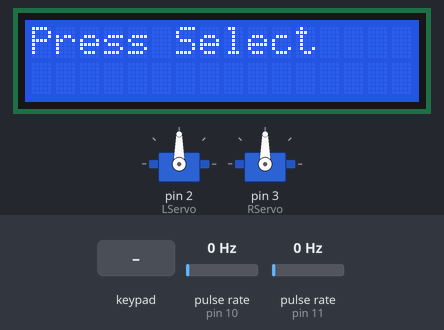
The sketch below on a simulated Arduino Uno, built with avr-gcc and run on an emulated ATmega328P. Parts: 16×2 character LCD, 2 × servo. Wiring (inferred from the names in the program): 2 × pulse sensor: data pin 10 / data pin 11. The inputs (shaded band) are chosen by the test bench; at power-on: pulse rate (sensors on pin 10, pin 11) 0 Hz. What the sketch prints to the serial monitor is not drawn.

Above: at 1.2 s.
1.3 s: key 'S' pressed
At 2.0 s:
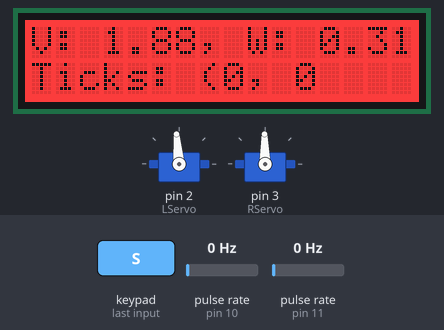
3.0 s: pulse rate (sensor on pin 10) set to 4 Hz
At 3.38 s:
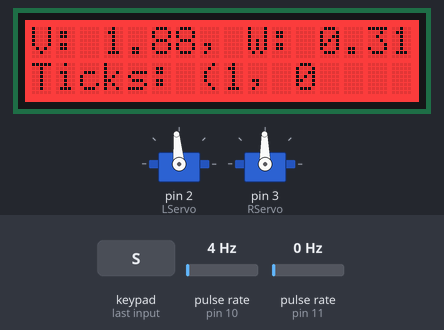
4.7 s: pulse rate (sensor on pin 11) set to 4 Hz
At 5.1 s:
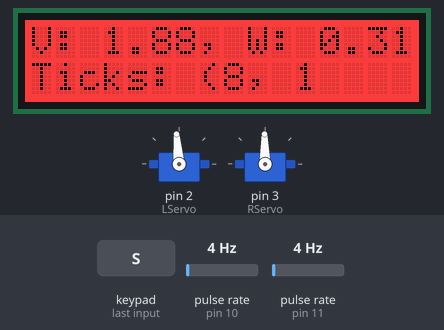
6.4 s: pulse rate (sensor on pin 10) set to 50 Hz
At 8.0 s:
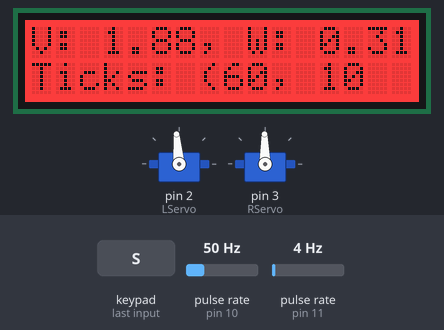
8.6 s: pulse rate (sensor on pin 10) set to 0 Hz
At 10.0 s:
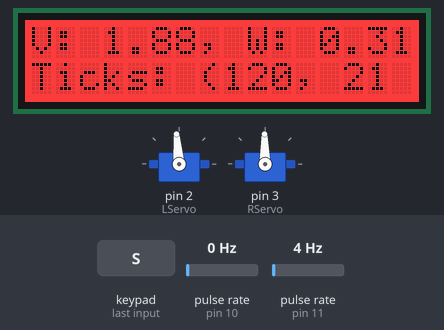
10.1 s: pulse rate (sensor on pin 11) set to 50 Hz
At 11.7 s:
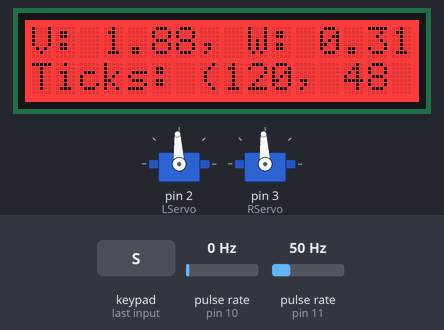
Timing chart, 0 to 13.2 s (numbered marks = the images above; inputs shaded):
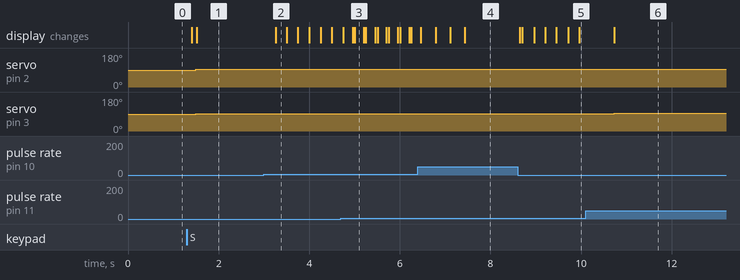

The sketch:

task4.ino
```cpp
#include <Servo.h>
#include <PinChangeInt.h>
#include <Adafruit_RGBLCDShield.h>
#include <utility/Adafruit_MCP23017.h>
Adafruit_RGBLCDShield lcd = Adafruit_RGBLCDShield();
#include "MyEncoders.h"
#include "MyServos.h"
#include "SShapeParams.h"

Servo LServo, RServo;
char message[80];

float v, w;
int t=0;

void setup()
{
  lcd.begin(16,2);
  lcd.clear();
  lcd.setCursor(0,0);
  lcd.print("Press Select");

  initEncoders();
  Serial.begin(9600);
	LServo.attach(2);
	RServo.attach(3);

  w = 3.14159f/(float)(PARAM_Y);
  v = PARAM_R1 * w;
  calibrate2();
  resetCounts();


}

void loop()
{

  uint8_t buttons = lcd.readButtons();
  //Serial.println(buttons);
  if((buttons & BUTTON_SELECT))
  {
    //setSpeedsvw(4.0f, 1.0f);
    SShapeSetup();
    lcd.clear();
    lcd.setCursor(0,0);
    lcd.print("Press Select");
    lcd.setBacklight(WHITE);
  }

  if((buttons & BUTTON_DOWN))
    setSpeeds(0,0);
     // Serial.print("speedL: ");
    //  Serial.print(speeds[0]);
    //  Serial.print("        speedR: ");
    //  Serial.println(speeds[1]);

   delay(100);

}
```

MyEncoders.h
```cpp
#ifndef __MY_ENCODERS__
#define __MY_ENCODERS__
#include <PinChangeInt.h>
#define Lservo 2
#define Rservo 3
#define Lencoder 10
#define Rencoder 11
volatile unsigned long Lticks;
volatile unsigned long Rticks;
volatile float LdeltaT;
volatile float RdeltaT;
volatile float timeL, timeR;

//this function sets the tick counts to 0
void resetCounts()
{
	Lticks = 0;
	Rticks = 0;
}

//this function should return the left and right tickcounts
// since either the start of the program or the last
//call to the function resetCounts()
void getCounts(unsigned long counts[])
{
	counts[0] = Lticks;
	counts[1] = Rticks;
}


//this function should return the instantaneous speeds of the wheels
//meassured in revolutions per second.
void getSpeeds(float speeds[])
{
  unsigned long now = millis();

  LdeltaT = now - timeL;
  RdeltaT = now - timeR;
//f = 1/T = 1/(32*deltaT)
	speeds[0] = (float)Lticks/(32.0f*LdeltaT) * 1000.0f;
	speeds[1] = (float)Rticks/(32.0f*RdeltaT) * 1000.0f;

 timeL = timeR = millis();

 resetCounts();
}

void LinterruptFunction()
{
	//float now = millis();
	//LdeltaT = (now - timeL);
	//timeL = millis();
		Lticks++;
}
void RinterruptFunction()
{
	//float now = millis();
	//RdeltaT = (now - timeR);
	//timeR = millis();
		Rticks++;
}

//this function should include whatever code necessary to initialize this module
void initEncoders()
{
    timeL = millis();
    timeR = timeL;

    pinMode(Lencoder, INPUT_PULLUP);
	attachPinChangeInterrupt(Lencoder, LinterruptFunction, FALLING);

	pinMode(Rencoder, INPUT_PULLUP);
	attachPinChangeInterrupt(Rencoder, RinterruptFunction, FALLING);
}


#endif
```

MyServos.h
```cpp
#ifndef __MY_SERVOS__
#define __MY_SERVOS__

#define SAMPLESIZE 41
//NOTE: you are allowed to modify this file as long as the functions
//implement the requested functionality
extern Servo LServo, RServo;
float calibratedL[SAMPLESIZE], calibratedR[SAMPLESIZE];

//this function should set the left and right speeds of the wheel
//when both inputs are positive the robot should move forward
//when both inputs are negative the robot should move backward
//microsLeft should encode the left wheel velocity and viceversa
//NOTE: REQUIRES -100 TO 100 RANGE FOR INPUTS
void setSpeeds(int speedL, int speedR)
{
  char message[80];

  sprintf(message,"Setting speeds (%d, %d)", speedL, speedR);
  Serial.println(message);
  speedL = constrain(speedL, -100, 100);
  speedR = constrain(speedR, -100, 100);

  sprintf(message, "Constrained: (%d, %d)", speedL, speedR);
  Serial.println(message);

  int tmpL = map(speedL, -100, 100, 1300, 1700);
  int tmpR = map(speedR, -100, 100, 1700, 1300);
  LServo.writeMicroseconds(tmpL);
  RServo.writeMicroseconds(tmpR);

  sprintf(message, "micros: (%d, %d)", tmpL, tmpR);
  Serial.println(message);

}

//same as the function setSpeeds, but the inputs now indicate
//the revolutions per second (rps) at which each wheel should spin
void setSpeedsRPS(float rpsLeft, float rpsRight)
{
  float microsLesser, microsGreater, micros, rps;
  int speeds[2];
  int greater, lesser, direction, start, end;

  for(int t=0; t<2; t++)
  {
    if(t==0)
      rps = rpsLeft;
    if(t==1)
      rps = rpsRight;
    //edge case for wheel not moving.
    if(rps == 0.0f)
    {
      micros = 0.0f;
      speeds[t] = (int)micros;
    }
    else
    {
      //wheel moves forward, filling 2nd half of calibrated array
      if(rps > 0.0f)
      {
        direction = 1;
        start = (SAMPLESIZE-1)/2;
        end = SAMPLESIZE-1;
      }
      else
      {
        //wheel moves reverse, filling 1st half of calibrated array
        direction = -1;
        start = (SAMPLESIZE-1)/2;
        end = 0;
        rps *= -1.0f;
      }

      int i= start;
      //increment i until rps is not greater or bound is reached
      if(t == 0)
        while(rps > calibratedL[i] && i >= 0 && i < SAMPLESIZE)
        {
          if(direction == 1)
            i++;
          else
            --i;
        }
      if(t == 1)
        while(rps > calibratedR[i] && i >= 0 && i < SAMPLESIZE)
        {
          if(direction == 1)
            i++;
          else
            --i;
        }

      //edge cases for array bounds
      if(i == SAMPLESIZE)
        micros = 100.0f;
      else if(i < 0)
        micros = -100.0f;
      else
      {
        lesser = i-direction;
        greater = i;

        if(direction == 1)
        {
          microsLesser = map(lesser, start, end, 0, 100);
          microsGreater = map(greater, start, end, 0, 100);
        }
        else if(direction == -1)
        {
          microsLesser = map(lesser, end, start, -100, 0);
          microsGreater = map(greater, end, start, -100, 0);
        }

        if(t == 0)
          micros = map(rps, calibratedL[lesser], calibratedL[greater], microsLesser, microsGreater);
        if(t == 1)
          micros = map(rps, calibratedR[lesser], calibratedR[greater], microsLesser, microsGreater);

        speeds[t] = (int)micros;
      }
    }
  }

  Serial.print("requested rps (");
  Serial.print(rpsLeft);
  Serial.print(", ");
  Serial.print(rpsRight);
  Serial.println(")");

  setSpeeds(speeds[0], speeds[1]);
}

//same as the function setSpeeds, but the inputs now indicate
//the inches per second (ips) at which each wheel should spin
void setSpeedsIPS(float ipsLeft, float ipsRight)
{
  float ipr = 2.0f * 3.141f * 1.305f;  //inches per revolution
  float tmpL, tmpR;
  tmpL = ipsLeft/ipr;
  tmpR = ipsRight/ipr;

  Serial.print("requested ips L: ");
  Serial.print(ipsLeft);
  Serial.print(",     R: ");
  Serial.println(ipsRight);
  setSpeedsRPS(tmpL, tmpR);
}


//this function is meant for doing whatever necessary for the
//functions 'setSpeedsIPS' and 'setSpeedsRPS' to work properly
void calibrate()
{

  int speed;
  float speeds[2];

  getSpeeds(speeds);

  Serial.println("Calibrating ...");

  lcd.clear();
  lcd.setCursor(0, 0);
  lcd.print("Calibrating...");

  for(int i=0; i< SAMPLESIZE; i++)
  {

      speed = map(i, 0, SAMPLESIZE-1, -100, 100);
      setSpeeds(speed, -speed);

      lcd.setCursor(0, 1);
      lcd.print("speed: ");
      lcd.print(speed);

      delay(2000);
      getSpeeds(speeds);
      calibratedL[i]= speeds[0];
      calibratedR[i]= speeds[1];

/*      //Serial.print("AAA");
	  Serial.print(i);
	  //Serial.print("BBB");
	  Serial.print(speeds[0]);
	  //Serial.println("CCC");

	  //Serial.print("DDD");
	  Serial.print(i);
	  //Serial.print("BBB");
	  Serial.print(speeds[1]);
	  //Serial.println("CCC");*/


      Serial.print("i="); Serial.print(speed);
      Serial.print(",         L: ");
      Serial.print(calibratedL[i]);
      Serial.print(",         R: ");
      Serial.println(calibratedR[i]);

  }

  setSpeeds(0,0);
  Serial.println("Calibration done.\n");
}

void calibrate2()
{
	Serial.println("Loading calibration values from static code...");
	calibratedL[0] = 0.70f;
	calibratedR[0] = 0.70f;
	calibratedL[1] = 0.72f;
	calibratedR[1] = 0.72f;
	calibratedL[2] = 0.72f;
	calibratedR[2] = 0.73f;
	calibratedL[3] = 0.70f;
	calibratedR[3] = 0.72f;
	calibratedL[4] = 0.72f;
	calibratedR[4] = 0.73f;
	calibratedL[5] = 0.72f;
	calibratedR[5] = 0.73f;
	calibratedL[6] = 0.72f;
	calibratedR[6] = 0.72f;
	calibratedL[7] = 0.70f;
	calibratedR[7] = 0.73f;
	calibratedL[8] = 0.70f;
	calibratedR[8] = 0.72f;
	calibratedL[9] = 0.69f;
	calibratedR[9] = 0.70f;
	calibratedL[10] = 0.69f;
	calibratedR[10] = 0.70f;
	calibratedL[11] = 0.66f;
	calibratedR[11] = 0.69f;
	calibratedL[12] = 0.64f;
	calibratedR[12] = 0.66f;
	calibratedL[13] = 0.61f;
	calibratedR[13] = 0.62f;
	calibratedL[14] = 0.56f;
	calibratedR[14] = 0.58f;
	calibratedL[15] = 0.48f;
	calibratedR[15] = 0.50f;
	calibratedL[16] = 0.37f;
	calibratedR[16] = 0.41f;
	calibratedL[17] = 0.30f;
	calibratedR[17] = 0.31f;
	calibratedL[18] = 0.17f;
	calibratedR[18] = 0.19f;
	calibratedL[19] = 0.08f;
	calibratedR[19] = 0.09f;
	calibratedL[20] = 0.00f;
	calibratedR[20] = 0.00f;
	calibratedL[21] = 0.03f;
	calibratedR[21] = 0.03f;
	calibratedL[22] = 0.12f;
	calibratedR[22] = 0.12f;
	calibratedL[23] = 0.25f;
	calibratedR[23] = 0.27f;
	calibratedL[24] = 0.33f;
	calibratedR[24] = 0.36f;
	calibratedL[25] = 0.44f;
	calibratedR[25] = 0.45f;
	calibratedL[26] = 0.52f;
	calibratedR[26] = 0.53f;
	calibratedL[27] = 0.58f;
	calibratedR[27] = 0.59f;
	calibratedL[28] = 0.61f;
	calibratedR[28] = 0.62f;
	calibratedL[29] = 0.66f;
	calibratedR[29] = 0.67f;
	calibratedL[30] = 0.67f;
	calibratedR[30] = 0.67f;
	calibratedL[31] = 0.70f;
	calibratedR[31] = 0.70f;
	calibratedL[32] = 0.70f;
	calibratedR[32] = 0.72f;
	calibratedL[33] = 0.70f;
	calibratedR[33] = 0.72f;
	calibratedL[34] = 0.72f;
	calibratedR[34] = 0.72f;
	calibratedL[35] = 0.73f;
	calibratedR[35] = 0.73f;
	calibratedL[36] = 0.72f;
	calibratedR[36] = 0.73f;
	calibratedL[37] = 0.73f;
	calibratedR[37] = 0.72f;
	calibratedL[38] = 0.72f;
	calibratedR[38] = 0.73f;
	calibratedL[39] = 0.73f;
	calibratedR[39] = 0.73f;
	calibratedL[40] = 0.72f;
	calibratedR[40] = 0.73f;
}


//this function should make the robot move with a linear speed of v
//measured in inches per second, and an angular speed of w
//in rads per second. Positive ws should indicate a counterclockwise spin.
void setSpeedsvw(float v, float w)
{
  float vL, vR, dr, R;

  //R = radius of circle


  //dr = half the distance from wheel to wheel
  dr = 2.10f;

  if (w < 0)
  {
  	R = v / -w;
  	vL = -w * (R+dr);
    vR = -w * (R-dr);
  }
  else if (w > 0)
  {
  	R = v / w;
  	vL = w * (R-dr);
  	vR = w * (R+dr);
  }
  else
  {
  	vL = 0.0f;
  	vR = 0.0f;
  }

  Serial.print("vL: ");
  Serial.print(vL);
  Serial.print(", vR: ");
  Serial.println(vR);
  setSpeedsIPS(vL, vR);
}


#endif
```

SShapeParams.h
```cpp
#define PARAM_R1  6  //First radius in inches
#define PARAM_R2  10  //Second radius in inches
#define PARAM_Y   10  //Y seconds


#define OFF 0x0
#define RED 0x1
#define YELLOW 0x3
#define GREEN 0x2
#define TEAL 0x6
#define BLUE 0x4
#define VIOLET 0x5
#define WHITE 0x7

#include "MyEncoders.h"

unsigned long ticksL, ticksR;

float r_wheel = 1.305f;
float r_axle  = 2.1f;

float r_outer, r_inner;
float s_outer, s_inner;

void SShapeSetup()
{
  r_outer = (float)PARAM_R1 + r_axle;
  r_inner = (float)PARAM_R1 - r_axle;

  s_outer = (3.14159f)*(r_outer);
  s_inner = (3.14159f)*(r_inner);

  ticksL = (unsigned long)((32.0f * s_outer)/(2.0f * 3.14159f * r_wheel));
  ticksR = (unsigned long)((32.0f * s_inner)/(2.0f * 3.14159f * r_wheel));

 float V = (float)(PARAM_R1 * 3.14159f)/(float)(PARAM_Y);
 float w = V / (float)PARAM_R1;

  lcd.setBacklight(RED);
  lcd.clear();
  lcd.setCursor(0,0);
  lcd.print("V: ");
  lcd.print(V);
  lcd.print(", W: ");
  lcd.print(w);
  lcd.setCursor(0,1);
  lcd.print("Ticks: (");
  Serial.print("Max Ticks: (");
  Serial.print(ticksL);
  Serial.print(", ");
  Serial.println(ticksR);

  unsigned long counts[2];

  resetCounts();
  setSpeedsvw(V, -w);
  getCounts(counts);

  while( ! ((counts[0] > ticksL) && (counts[1] > ticksR)) )
  {
    getCounts(counts);

    lcd.setCursor(8,1);
    lcd.print(counts[0]);
    lcd.print(", ");
    lcd.print(counts[1]);

    //delay(10);
  }
  setSpeeds(0, 0);
  uint8_t buttons = lcd.readButtons();

  while (!(buttons & BUTTON_SELECT))
  	buttons = lcd.readButtons();

  ticksL = (unsigned long)((32.0f * s_inner)/(2.0f * 3.14159f * r_wheel));
  ticksR = (unsigned long)((32.0f * s_outer)/(2.0f * 3.14159f * r_wheel));

  V = (float)(PARAM_R1 * 3.14159f)/(float)(PARAM_Y);
  w = V / (float)PARAM_R1;

  lcd.clear();
  lcd.setCursor(0,0);
  lcd.print("V: ");
  lcd.print(V);
  lcd.print(", W: ");
  lcd.print(w);
  lcd.setCursor(0,1);
  lcd.print("Ticks: (");
  Serial.print("Max Ticks: (");
  Serial.print(ticksL);
  Serial.print(", ");
  Serial.println(ticksR);

  resetCounts();
  setSpeedsvw(V, w);
  getCounts(counts);

  while( ! ((counts[0] > ticksL) && (counts[1] > ticksR)) )
  {
    getCounts(counts);

    lcd.setCursor(8,1);
    lcd.print(counts[0]);
    lcd.print(", ");
    lcd.print(counts[1]);

    //delay(10);
  }

  setSpeeds(0, 0);

  //lcd.clear();
  //lcd.setCursor(0,0);
  //lcd.setBacklight(WHITE);
  //lcd.print("Select Again.");

}
```

Measured:
- after the input at 1.3 s, servo on pin 2 (LServo): 90° → 95° after 0.20 s; servo on pin 3 (RServo): 90° → 91° after 0.20 s; the display: first changes after 0.11 s (image 1 shows a later state)
- after the input at 3.0 s, the display: changes after 0.26 s (image 2)
- after the input at 8.6 s, the display: first changes at once (image 5 shows a later state)
- after the input at 10.1 s, servo on pin 2 (LServo): 95° → 93° after 0.63 s; servo on pin 3 (RServo): 91° → 93° after 0.63 s
